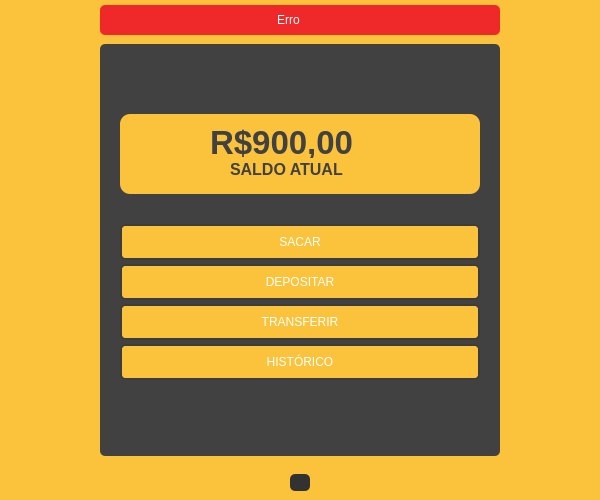
<?xml version="1.0" encoding="UTF-8"?>
<ui version="4.0">
 <class>MainWindow</class>
 <widget class="QMainWindow" name="MainWindow">
  <property name="geometry">
   <rect>
    <x>0</x>
    <y>0</y>
    <width>600</width>
    <height>500</height>
   </rect>
  </property>
  <property name="minimumSize">
   <size>
    <width>600</width>
    <height>500</height>
   </size>
  </property>
  <property name="windowTitle">
   <string>Dashboard</string>
  </property>
  <property name="windowIcon">
   <iconset resource="file_rc.qrc">
    <normaloff>:/Icon/src/img/icon.ico</normaloff>:/Icon/src/img/icon.ico</iconset>
  </property>
  <property name="styleSheet">
   <string notr="true">background-color: rgb(251, 195, 60);</string>
  </property>
  <widget class="QWidget" name="centralwidget">
   <layout class="QVBoxLayout" name="verticalLayout">
    <property name="spacing">
     <number>0</number>
    </property>
    <property name="leftMargin">
     <number>0</number>
    </property>
    <property name="topMargin">
     <number>0</number>
    </property>
    <property name="rightMargin">
     <number>0</number>
    </property>
    <property name="bottomMargin">
     <number>0</number>
    </property>
    <item>
     <widget class="QFrame" name="frame_topbar">
      <property name="maximumSize">
       <size>
        <width>16777215</width>
        <height>35</height>
       </size>
      </property>
      <property name="styleSheet">
       <string notr="true"/>
      </property>
      <property name="frameShape">
       <enum>QFrame::NoFrame</enum>
      </property>
      <property name="frameShadow">
       <enum>QFrame::Raised</enum>
      </property>
      <layout class="QHBoxLayout" name="horizontalLayout_2">
       <property name="spacing">
        <number>0</number>
       </property>
       <property name="leftMargin">
        <number>0</number>
       </property>
       <property name="topMargin">
        <number>5</number>
       </property>
       <property name="rightMargin">
        <number>0</number>
       </property>
       <property name="bottomMargin">
        <number>0</number>
       </property>
       <item>
        <widget class="QFrame" name="frame_erro">
         <property name="maximumSize">
          <size>
           <width>400</width>
           <height>16777215</height>
          </size>
         </property>
         <property name="styleSheet">
          <string notr="true">background-color: rgb(239, 41, 41);
border-radius: 5px;

</string>
         </property>
         <property name="frameShape">
          <enum>QFrame::StyledPanel</enum>
         </property>
         <property name="frameShadow">
          <enum>QFrame::Raised</enum>
         </property>
         <layout class="QHBoxLayout" name="horizontalLayout_3">
          <property name="spacing">
           <number>3</number>
          </property>
          <property name="leftMargin">
           <number>10</number>
          </property>
          <property name="topMargin">
           <number>3</number>
          </property>
          <property name="rightMargin">
           <number>10</number>
          </property>
          <property name="bottomMargin">
           <number>3</number>
          </property>
          <item>
           <widget class="QLabel" name="label_erro">
            <property name="styleSheet">
             <string notr="true">color:white;</string>
            </property>
            <property name="text">
             <string>Erro</string>
            </property>
            <property name="alignment">
             <set>Qt::AlignCenter</set>
            </property>
           </widget>
          </item>
          <item>
           <widget class="QPushButton" name="btn_x">
            <property name="maximumSize">
             <size>
              <width>20</width>
              <height>20</height>
             </size>
            </property>
            <property name="styleSheet">
             <string notr="true">QPushButton{
	border-radius: 5px;
	background-image: url(:/Close_image/src/img/cil-x.png);
	background-position: center;
}

QPushButton:hover{
	color: rgb(238, 238, 236);
	background-color: rgb(50, 50, 50);
}

QPushButton:pressed{
	color: rgb(238, 238, 236);
	background-color: rgb(35, 35, 35);
}</string>
            </property>
            <property name="text">
             <string/>
            </property>
           </widget>
          </item>
         </layout>
        </widget>
       </item>
      </layout>
     </widget>
    </item>
    <item>
     <widget class="QFrame" name="frame_content">
      <property name="styleSheet">
       <string notr="true"/>
      </property>
      <property name="frameShape">
       <enum>QFrame::NoFrame</enum>
      </property>
      <property name="frameShadow">
       <enum>QFrame::Raised</enum>
      </property>
      <layout class="QHBoxLayout" name="horizontalLayout">
       <item>
        <widget class="QFrame" name="frame_center">
         <property name="minimumSize">
          <size>
           <width>0</width>
           <height>0</height>
          </size>
         </property>
         <property name="maximumSize">
          <size>
           <width>400</width>
           <height>500</height>
          </size>
         </property>
         <property name="styleSheet">
          <string notr="true">QFrame{
	background-color: rgb(65, 65, 65);
	border-radius: 5px;
}
</string>
         </property>
         <property name="frameShape">
          <enum>QFrame::NoFrame</enum>
         </property>
         <property name="frameShadow">
          <enum>QFrame::Raised</enum>
         </property>
         <widget class="QFrame" name="frame_logo">
          <property name="geometry">
           <rect>
            <x>20</x>
            <y>5</y>
            <width>360</width>
            <height>50</height>
           </rect>
          </property>
          <property name="styleSheet">
           <string notr="true">background-image: url(:/Logo_nav/src/img/logo_nav.png);
background-position: center;
background-repeat: no-repeat;
border: 0px;
border-radius: 5px;R</string>
          </property>
          <property name="frameShape">
           <enum>QFrame::StyledPanel</enum>
          </property>
          <property name="frameShadow">
           <enum>QFrame::Raised</enum>
          </property>
         </widget>
         <widget class="QFrame" name="frame_card">
          <property name="geometry">
           <rect>
            <x>20</x>
            <y>70</y>
            <width>360</width>
            <height>80</height>
           </rect>
          </property>
          <property name="styleSheet">
           <string notr="true">QFrame{
	background-color: rgb(251, 195, 60);
	border-radius: 10px;
}</string>
          </property>
          <property name="frameShape">
           <enum>QFrame::StyledPanel</enum>
          </property>
          <property name="frameShadow">
           <enum>QFrame::Raised</enum>
          </property>
          <widget class="QLabel" name="label_balance">
           <property name="geometry">
            <rect>
             <x>90</x>
             <y>13</y>
             <width>161</width>
             <height>31</height>
            </rect>
           </property>
           <property name="font">
            <font>
             <pointsize>25</pointsize>
             <weight>75</weight>
             <bold>true</bold>
            </font>
           </property>
           <property name="styleSheet">
            <string notr="true">color: rgb(65, 65, 65);</string>
           </property>
           <property name="text">
            <string>R$900,00</string>
           </property>
          </widget>
          <widget class="QLabel" name="label_balance_2">
           <property name="geometry">
            <rect>
             <x>110</x>
             <y>45</y>
             <width>115</width>
             <height>20</height>
            </rect>
           </property>
           <property name="font">
            <font>
             <pointsize>12</pointsize>
             <weight>75</weight>
             <bold>true</bold>
            </font>
           </property>
           <property name="styleSheet">
            <string notr="true">color: rgb(65, 65, 65);</string>
           </property>
           <property name="text">
            <string>SALDO ATUAL</string>
           </property>
          </widget>
         </widget>
         <widget class="QPushButton" name="btn_withdraw">
          <property name="geometry">
           <rect>
            <x>20</x>
            <y>180</y>
            <width>360</width>
            <height>36</height>
           </rect>
          </property>
          <property name="styleSheet">
           <string notr="true">QPushButton{
	background-color: rgb(251, 195, 60);
	border: 2px solid rgb(60,60,60);
	border-radius: 5px;
	color: white;
}
QPushButton:hover{
	background-color: rgb(60, 60, 60);
	border: 2px solid rgb(70,70,70);
	border-radius: 5px;
}

QPushButton:pressed{
	background-color: rgb(251, 195, 60);
	border: 2px solid rgb(255, 165, 24);
	border-radius: 5px;
	color: black;
}
</string>
          </property>
          <property name="text">
           <string>SACAR</string>
          </property>
         </widget>
         <widget class="QPushButton" name="btn">
          <property name="geometry">
           <rect>
            <x>20</x>
            <y>220</y>
            <width>360</width>
            <height>36</height>
           </rect>
          </property>
          <property name="styleSheet">
           <string notr="true">QPushButton{
	background-color: rgb(251, 195, 60);
	border: 2px solid rgb(60,60,60);
	border-radius: 5px;
	color: white;
}
QPushButton:hover{
	background-color: rgb(60, 60, 60);
	border: 2px solid rgb(70,70,70);
	border-radius: 5px;
}

QPushButton:pressed{
	background-color: rgb(251, 195, 60);
	border: 2px solid rgb(255, 165, 24);
	border-radius: 5px;
	color: black;
}
</string>
          </property>
          <property name="text">
           <string>DEPOSITAR</string>
          </property>
         </widget>
         <widget class="QPushButton" name="btn_transfer">
          <property name="geometry">
           <rect>
            <x>20</x>
            <y>260</y>
            <width>360</width>
            <height>36</height>
           </rect>
          </property>
          <property name="styleSheet">
           <string notr="true">QPushButton{
	background-color: rgb(251, 195, 60);
	border: 2px solid rgb(60,60,60);
	border-radius: 5px;
	color: white;
}
QPushButton:hover{
	background-color: rgb(60, 60, 60);
	border: 2px solid rgb(70,70,70);
	border-radius: 5px;
}

QPushButton:pressed{
	background-color: rgb(251, 195, 60);
	border: 2px solid rgb(255, 165, 24);
	border-radius: 5px;
	color: black;
}
</string>
          </property>
          <property name="text">
           <string>TRANSFERIR</string>
          </property>
         </widget>
         <widget class="QPushButton" name="btn_historic">
          <property name="geometry">
           <rect>
            <x>20</x>
            <y>300</y>
            <width>360</width>
            <height>36</height>
           </rect>
          </property>
          <property name="styleSheet">
           <string notr="true">QPushButton{
	background-color: rgb(251, 195, 60);
	border: 2px solid rgb(60,60,60);
	border-radius: 5px;
	color: white;
}
QPushButton:hover{
	background-color: rgb(60, 60, 60);
	border: 2px solid rgb(70,70,70);
	border-radius: 5px;
}

QPushButton:pressed{
	background-color: rgb(251, 195, 60);
	border: 2px solid rgb(255, 165, 24);
	border-radius: 5px;
	color: black;
}
</string>
          </property>
          <property name="text">
           <string>HISTÓRICO</string>
          </property>
         </widget>
        </widget>
       </item>
      </layout>
     </widget>
    </item>
    <item>
     <widget class="QFrame" name="frame_bottom">
      <property name="maximumSize">
       <size>
        <width>16777215</width>
        <height>35</height>
       </size>
      </property>
      <property name="styleSheet">
       <string notr="true"/>
      </property>
      <property name="frameShape">
       <enum>QFrame::NoFrame</enum>
      </property>
      <property name="frameShadow">
       <enum>QFrame::Raised</enum>
      </property>
      <layout class="QHBoxLayout" name="horizontalLayout_4">
       <item>
        <widget class="QPushButton" name="btn_back">
         <property name="maximumSize">
          <size>
           <width>20</width>
           <height>20</height>
          </size>
         </property>
         <property name="styleSheet">
          <string notr="true">QPushButton{
	background-color: rgb(50, 50, 50);
	background-image: url(:/Back_image/src/img/back.png);
	border-radius: 5px;
	background-position: center;
}

QPushButton:hover{
	color: rgb(238, 238, 236);
	background-color: rgb(65, 65, 65);
}

QPushButton:pressed{
	color: rgb(238, 238, 236);
	background-color: rgb(35, 35, 35);
}</string>
         </property>
         <property name="text">
          <string/>
         </property>
        </widget>
       </item>
      </layout>
     </widget>
    </item>
   </layout>
  </widget>
  <widget class="QMenuBar" name="menubar">
   <property name="geometry">
    <rect>
     <x>0</x>
     <y>0</y>
     <width>600</width>
     <height>27</height>
    </rect>
   </property>
  </widget>
 </widget>
 <resources>
  <include location="file_rc.qrc"/>
 </resources>
 <connections/>
</ui>
